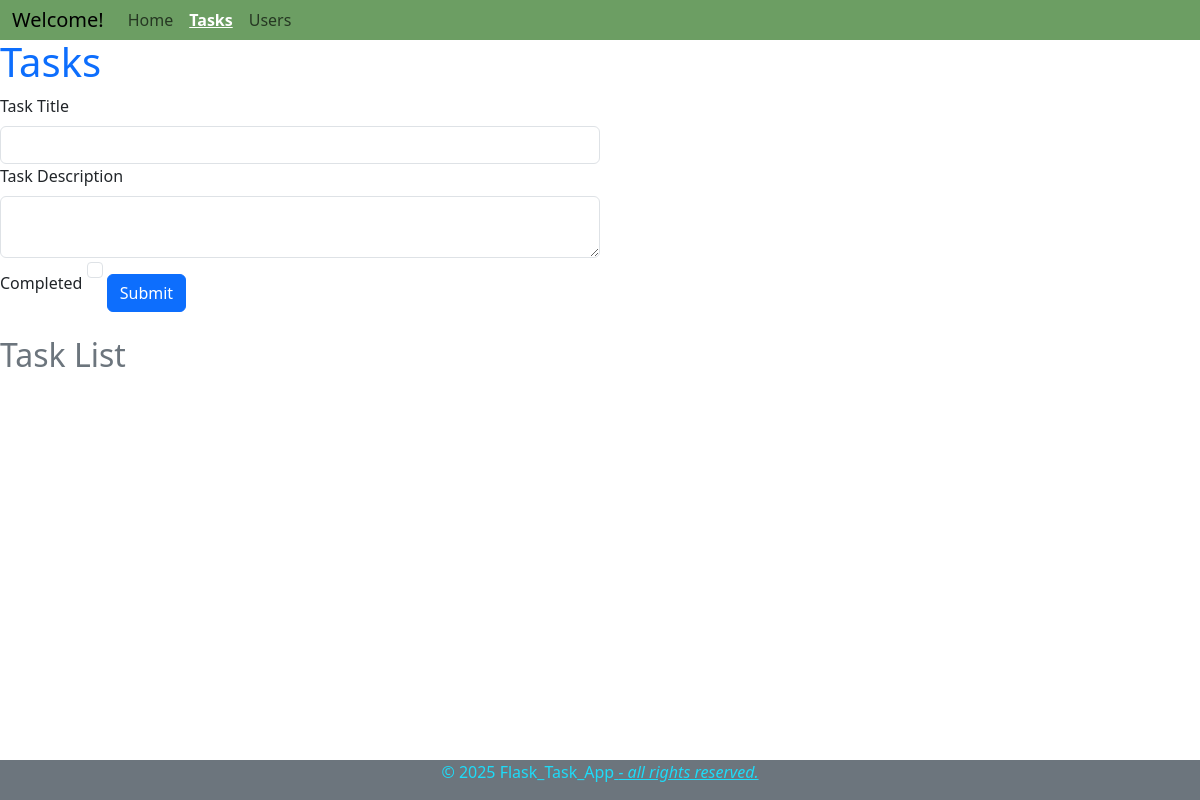
/tasks, run on an earlier commit of the app's database.
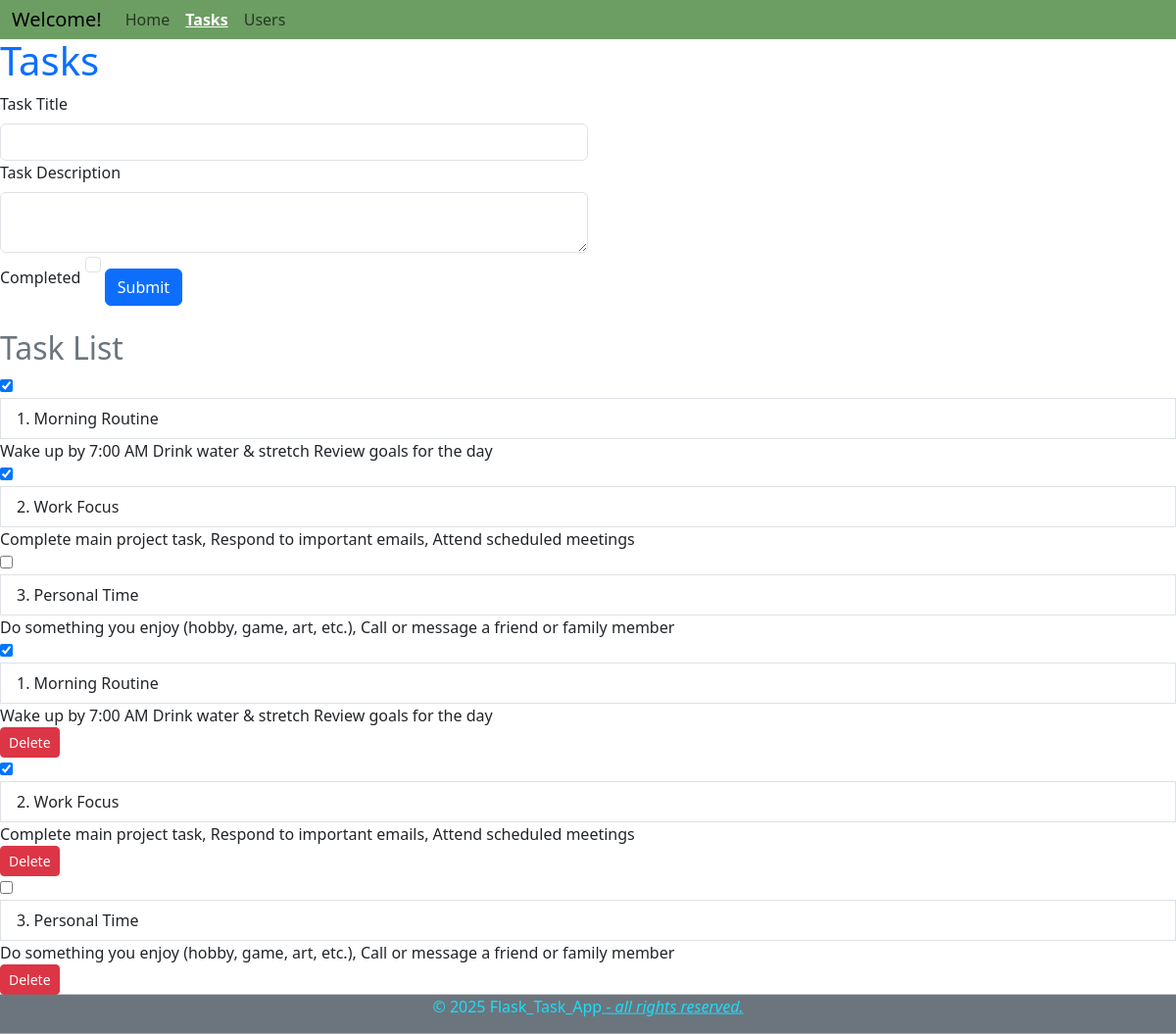
And on a later commit of the database.
### app/models.py (models this page shows, shortened)
class Task(db.Model):
    task_id = db.Column(db.Integer, primary_key=True)
    title = db.Column(db.String(100), nullable=False)
    description = db.Column(db.Text, nullable=False)
    completed = db.Column(db.Boolean, default=False)
    user_id = db.Column(db.Integer, db.ForeignKey('user.user_id'), nullable=False)

### app/routes.py (the view, shortened to what this page needs)
@app.route('/tasks', methods=['GET', 'POST'])
def tasks():
    form = TaskForm()
    tasks = Task.query.all()
    return render_template('tasks.html', title='Tasks', task_form=form, tasks=tasks)

### app/forms.py
class TaskForm(FlaskForm):
   title = StringField('Task Title')
   description = TextAreaField('Task Description')
   completed = BooleanField('Completed')
   submit = SubmitField('Submit')

### app/templates/tasks.html (shortened to what this page needs)
{% extends "base.html" %}
{% block content %}
<h1 class="text-primary">Tasks</h1>
<form action="" method="post">
    {{ task_form.title.label(class="form-label") }}
    {{ task_form.title(class="form-control w-50") }}
    {{ task_form.description.label(class="form-label") }}
    {{ task_form.description(class="form-control w-50") }}
    {{ task_form.completed.label(class="form-check-label") }}
    {{ task_form.completed(class="form-check-input") }}
    {{ task_form.submit(class="btn btn-primary mt-3") }}
</form>
<h2 class="text-secondary mt-4">Task List</h2>
<div class="list-group">
    {% for task in tasks %}
    <form action="{{ url_for('toggle_task', task_id=task.task_id) }}" method="post" style="display: inline;">
        <input type="checkbox"
            {% if task.completed %} checked {% endif %}
            onchange="this.form.submit()"
            id="task-{{ task.task_id }}"
            title="Mark task as completed">
    </form>
    <label for="task-{{ task.task_id }}" class="list-group-item">
        {{ loop.index }}. {{ task.title }}
    </label>
    <span>{{ task.description }}</span>
    {% endfor %}
</div>
<div class="list-group">
    {% for task in tasks %}
    <form action="{{ url_for('toggle_task', task_id=task.task_id) }}" method="post" style="display: inline;">
        <input type="checkbox"
            {% if task.completed %} checked {% endif %}
            onchange="this.form.submit()"
            id="task-{{ task.task_id }}"
            title="Mark task as completed">
    </form>
    <label for="task-{{ task.task_id }}" class="list-group-item">
        {{ loop.index }}. {{ task.title }}
    </label>
    <span>{{ task.description }}</span>
    <form action="{{ url_for('delete_task', task_id=task.task_id) }}" method="post" style="display: inline;">
        <button type="submit" class="btn btn-danger btn-sm">Delete</button>
    </form>
    {% endfor %}
</div>
{% endblock %}

### app/templates/base.html (shortened to what this page needs)
<!DOCTYPE html>
<html lang="en">
<head>
    <link href="https://cdn.jsdelivr.net/npm/bootstrap@5.3.5/dist/css/bootstrap.min.css" rel="stylesheet">
</head>
</head>
<body>
    <nav class="navbar navbar-expand-sm bg-body-tertiary sticky-top p-0">
        <div class="container-fluid" style="background-color: rgb(108, 158, 99);">
            <a class="navbar-brand" href="#">Welcome!</a>
            <div class="collapse navbar-collapse" id="navbarNavAltMarkup">
                <div class="navbar-nav">
                    <a class="nav-link {% if request.endpoint == 'home' %}active{% endif %}" href="{{ url_for('home') }}">Home</a>
                    <a class="nav-link {% if request.endpoint == 'tasks' %}active{% endif %}" href="{{ url_for('tasks') }}">Tasks</a>
                    <a class="nav-link {% if request.endpoint == 'users' %}active{% endif %}" href="{{ url_for('users') }}">Users</a>
                </div>
            </div>
        </div>
    </nav>
    {% block content %}
    {% endblock %}
</body>
<footer class="bg-secondary color-rgp text-white text-center py-0 mt-auto position-sticky bottom-0">
    <p style="color: rgb(29, 220, 249);">&copy; 2025 Flask_Task_App<i class="text-decoration-underline"> - all rights reserved.</i></p></footer>
</html>

### app/templates/base.html (style rules this page uses)
html, body { height: 100%; }
body { display: flex; flex-direction: column; }
nav { flex-grow: 0; margin-top: -2px; }
.navbar-nav .nav-link.active { text-decoration: underline; font-weight: bold; color: white !important; }

What changed in the data, as far as the page shows it:
added Task: completed "☑", title "Morning Routine", description "Wake up by 7:00 AM Drink water & stretch Review goals for the day"
added Task: completed "☑", title "Work Focus", description "Complete main project task, Respond to important emails, Attend scheduled meetings"
added Task: title "Personal Time", description "Do something you enjoy (hobby, game, art, etc.), Call or message a friend or family member"
